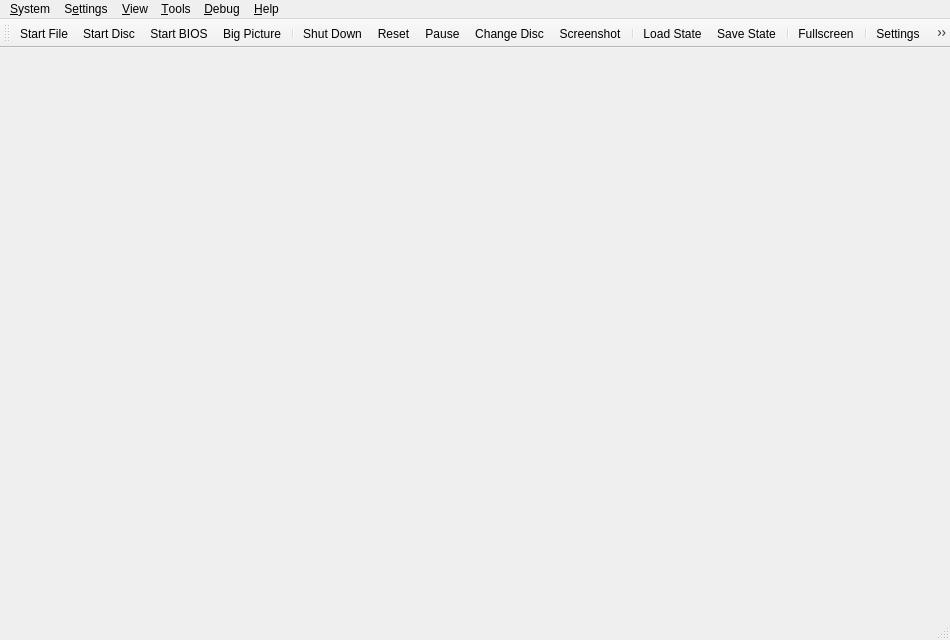
<?xml version="1.0" encoding="UTF-8"?>
<ui version="4.0">
 <class>MainWindow</class>
 <widget class="QMainWindow" name="MainWindow">
  <property name="geometry">
   <rect>
    <x>0</x>
    <y>0</y>
    <width>950</width>
    <height>640</height>
   </rect>
  </property>
  <property name="acceptDrops">
   <bool>true</bool>
  </property>
  <property name="windowTitle">
   <string>PCSX2</string>
  </property>
  <widget class="QStackedWidget" name="mainContainer" />
  <widget class="QMenuBar" name="menuBar">
   <property name="geometry">
    <rect>
     <x>0</x>
     <y>0</y>
     <width>950</width>
     <height>22</height>
    </rect>
   </property>
   <widget class="QMenu" name="menuSystem">
    <property name="title">
     <string>&amp;System</string>
    </property>
    <widget class="QMenu" name="menuChangeDisc">
     <property name="title">
      <string>Change Disc</string>
     </property>
     <property name="icon">
      <iconset theme="dvd-line">
       <normaloff>.</normaloff>.</iconset>
     </property>
     <actiongroup name="actionGroupChangeDiscSubImages"/>
     <addaction name="actionChangeDiscFromFile"/>
     <addaction name="actionChangeDiscFromDevice"/>
     <addaction name="actionChangeDiscFromGameList"/>
     <addaction name="actionRemoveDisc"/>
     <addaction name="separator"/>
    </widget>
    <widget class="QMenu" name="menuLoadState">
     <property name="title">
      <string>Load State</string>
     </property>
     <property name="icon">
      <iconset theme="folder-open-line">
       <normaloff>.</normaloff>.</iconset>
     </property>
    </widget>
    <widget class="QMenu" name="menuSaveState">
     <property name="title">
      <string>Save State</string>
     </property>
     <property name="icon">
      <iconset theme="save-3-line">
       <normaloff>.</normaloff>.</iconset>
     </property>
    </widget>
    <addaction name="actionStartFile"/>
    <addaction name="actionStartDisc"/>
    <addaction name="actionStartBios"/>
    <addaction name="actionStartFullscreenUI"/>
    <addaction name="separator"/>
    <addaction name="actionPowerOff"/>
    <addaction name="actionPowerOffWithoutSaving"/>
    <addaction name="actionReset"/>
    <addaction name="actionPause"/>
    <addaction name="menuChangeDisc"/>
    <addaction name="separator"/>
    <addaction name="actionScreenshot"/>
    <addaction name="separator"/>
    <addaction name="menuLoadState"/>
    <addaction name="menuSaveState"/>
    <addaction name="separator"/>
    <addaction name="actionSettings"/>
    <addaction name="actionExit"/>
   </widget>
   <widget class="QMenu" name="menuSettings">
    <property name="title">
     <string>S&amp;ettings</string>
    </property>
    <addaction name="actionInterfaceSettings"/>
    <addaction name="actionGameListSettings"/>
    <addaction name="actionBIOSSettings"/>
    <addaction name="actionEmulationSettings"/>
    <addaction name="actionSystemSettings"/>
    <addaction name="actionGraphicsSettings"/>
    <addaction name="actionAudioSettings"/>
    <addaction name="actionMemoryCardSettings"/>
    <addaction name="actionDEV9Settings"/>
    <addaction name="actionFolderSettings"/>
    <addaction name="actionControllerSettings"/>
    <addaction name="actionHotkeySettings"/>
    <addaction name="separator"/>
    <addaction name="actionAddGameDirectory"/>
    <addaction name="actionScanForNewGames"/>
    <addaction name="actionRescanAllGames"/>
   </widget>
   <widget class="QMenu" name="menuHelp">
    <property name="title">
     <string>&amp;Help</string>
    </property>
    <addaction name="actionGitHubRepository"/>
    <addaction name="actionSupportForums"/>
    <addaction name="actionDiscordServer"/>
    <addaction name="separator"/>
    <addaction name="actionCheckForUpdates"/>
    <addaction name="separator"/>
    <addaction name="actionAboutQt"/>
    <addaction name="actionAbout"/>
   </widget>
   <widget class="QMenu" name="menuDebug">
    <property name="title">
     <string>&amp;Debug</string>
    </property>
    <widget class="QMenu" name="menuDebugSwitchRenderer">
     <property name="title">
      <string>Switch Renderer</string>
     </property>
    </widget>
    <addaction name="separator"/>
    <addaction name="menuDebugSwitchRenderer"/>
    <addaction name="actionToggleSoftwareRendering"/>
    <addaction name="separator"/>
    <addaction name="actionSaveBlockDump"/>
    <addaction name="actionSaveGSDump"/>
    <addaction name="separator"/>
    <addaction name="actionReloadPatches"/>
    <addaction name="separator"/>
    <addaction name="actionEnableSystemConsole"/>
    <addaction name="actionEnableFileLogging"/>
    <addaction name="actionEnableVerboseLogging"/>
    <addaction name="actionEnableLogTimestamps"/>
    <addaction name="separator"/>
    <addaction name="actionEnableEEConsoleLogging"/>
    <addaction name="actionEnableIOPConsoleLogging"/>
    <addaction name="actionEnableCDVDVerboseReads"/>
   </widget>
   <widget class="QMenu" name="menu_View">
    <property name="title">
     <string>&amp;View</string>
    </property>
    <widget class="QMenu" name="menuWindowSize">
     <property name="title">
      <string>&amp;Window Size</string>
     </property>
     <property name="icon">
      <iconset theme="window-2-line">
       <normaloff>.</normaloff>.</iconset>
     </property>
    </widget>
    <addaction name="actionViewToolbar"/>
    <addaction name="actionViewLockToolbar"/>
    <addaction name="actionViewStatusBar"/>
    <addaction name="actionViewStatusBarVerbose"/>
    <addaction name="separator"/>
    <addaction name="actionViewGameList"/>
    <addaction name="actionViewGameGrid"/>
    <addaction name="actionViewSystemDisplay"/>
    <addaction name="actionViewGameProperties"/>
    <addaction name="separator"/>
    <addaction name="actionFullscreen"/>
    <addaction name="menuWindowSize"/>
    <addaction name="separator"/>
    <addaction name="actionGridViewShowTitles"/>
    <addaction name="actionGridViewZoomIn"/>
    <addaction name="actionGridViewZoomOut"/>
    <addaction name="actionGridViewRefreshCovers"/>
   </widget>
   <widget class="QMenu" name="menu_Tools">
    <property name="title">
     <string>&amp;Tools</string>
    </property>
    <widget class="QMenu" name="menuInput_Recording">
     <property name="title">
      <string>Input Recording</string>
     </property>
     <addaction name="actionInputRecNew"/>
     <addaction name="actionInputRecPlay"/>
     <addaction name="actionInputRecStop"/>
     <addaction name="separator"/>
     <addaction name="actionInputRecOpenViewer"/>
     <addaction name="actionInputRecOpenSettings"/>
     <addaction name="separator"/>
     <addaction name="actionInputRecConsoleLogs"/>
     <addaction name="actionInputRecControllerLogs"/>
    </widget>
    <addaction name="actionOpenDataDirectory"/>
    <addaction name="actionCoverDownloader"/>
    <addaction name="menuInput_Recording"/>
   </widget>
   <addaction name="menuSystem"/>
   <addaction name="menuSettings"/>
   <addaction name="menu_View"/>
   <addaction name="menu_Tools"/>
   <addaction name="menuDebug"/>
   <addaction name="menuHelp"/>
  </widget>
  <widget class="QToolBar" name="toolBar">
   <property name="visible">
    <bool>true</bool>
   </property>
   <property name="windowTitle">
    <string>Toolbar</string>
   </property>
   <property name="iconSize">
    <size>
     <width>32</width>
     <height>32</height>
    </size>
   </property>
   <property name="toolButtonStyle">
    <enum>Qt::ToolButtonTextUnderIcon</enum>
   </property>
   <attribute name="toolBarArea">
    <enum>TopToolBarArea</enum>
   </attribute>
   <attribute name="toolBarBreak">
    <bool>false</bool>
   </attribute>
   <addaction name="actionStartFile"/>
   <addaction name="actionStartDisc"/>
   <addaction name="actionStartBios"/>
   <addaction name="actionStartFullscreenUI2"/>
   <addaction name="separator"/>
   <addaction name="actionPowerOff"/>
   <addaction name="actionReset"/>
   <addaction name="actionPause"/>
   <addaction name="actionChangeDisc"/>
   <addaction name="actionScreenshot"/>
   <addaction name="separator"/>
   <addaction name="actionLoadState"/>
   <addaction name="actionSaveState"/>
   <addaction name="separator"/>
   <addaction name="actionFullscreen"/>
   <addaction name="separator"/>
   <addaction name="actionSettings"/>
   <addaction name="actionControllerSettings"/>
  </widget>
  <widget class="QStatusBar" name="statusBar"/>
  <action name="actionStartFile">
   <property name="icon">
    <iconset theme="file-line">
     <normaloff>.</normaloff>.</iconset>
   </property>
   <property name="text">
    <string>Start &amp;File...</string>
   </property>
  </action>
  <action name="actionStartDisc">
   <property name="icon">
    <iconset theme="disc-line">
     <normaloff>.</normaloff>.</iconset>
   </property>
   <property name="text">
    <string>Start &amp;Disc...</string>
   </property>
  </action>
  <action name="actionStartBios">
   <property name="icon">
    <iconset theme="hard-drive-2-line">
     <normaloff>.</normaloff>.</iconset>
   </property>
   <property name="text">
    <string>Start &amp;BIOS</string>
   </property>
  </action>
  <action name="actionScanForNewGames">
   <property name="icon">
    <iconset theme="file-search-line">
     <normaloff>.</normaloff>.</iconset>
   </property>
   <property name="text">
    <string>&amp;Scan For New Games</string>
   </property>
  </action>
  <action name="actionRescanAllGames">
   <property name="icon">
    <iconset theme="refresh-line">
     <normaloff>.</normaloff>.</iconset>
   </property>
   <property name="text">
    <string>&amp;Rescan All Games</string>
   </property>
  </action>
  <action name="actionPowerOff">
   <property name="icon">
    <iconset theme="shut-down-line">
     <normaloff>.</normaloff>.</iconset>
   </property>
   <property name="text">
    <string>Shut &amp;Down</string>
   </property>
  </action>
  <action name="actionPowerOffWithoutSaving">
   <property name="icon">
    <iconset theme="close-line">
     <normaloff>.</normaloff>.</iconset>
   </property>
   <property name="text">
    <string>Shut Down &amp;Without Saving</string>
   </property>
  </action>
  <action name="actionReset">
   <property name="icon">
    <iconset theme="restart-line">
     <normaloff>.</normaloff>.</iconset>
   </property>
   <property name="text">
    <string>&amp;Reset</string>
   </property>
  </action>
  <action name="actionPause">
   <property name="checkable">
    <bool>true</bool>
   </property>
   <property name="icon">
    <iconset theme="pause-line">
     <normaloff>.</normaloff>.</iconset>
   </property>
   <property name="text">
    <string>&amp;Pause</string>
   </property>
  </action>
  <action name="actionLoadState">
   <property name="icon">
    <iconset theme="folder-open-line">
     <normaloff>.</normaloff>.</iconset>
   </property>
   <property name="text">
    <string>&amp;Load State</string>
   </property>
  </action>
  <action name="actionSaveState">
   <property name="icon">
    <iconset theme="save-3-line">
     <normaloff>.</normaloff>.</iconset>
   </property>
   <property name="text">
    <string>&amp;Save State</string>
   </property>
  </action>
  <action name="actionExit">
   <property name="icon">
    <iconset theme="door-open-line">
     <normaloff>.</normaloff>.</iconset>
   </property>
   <property name="text">
    <string>E&amp;xit</string>
   </property>
  </action>
  <action name="actionBIOSSettings">
   <property name="icon">
    <iconset theme="hard-drive-2-line">
     <normaloff>.</normaloff>.</iconset>
   </property>
   <property name="text">
    <string>&amp;BIOS</string>
   </property>
  </action>
  <action name="actionSystemSettings">
   <property name="icon">
    <iconset theme="artboard-2-line">
     <normaloff>.</normaloff>.</iconset>
   </property>
   <property name="text">
    <string>System</string>
   </property>
  </action>
  <action name="actionEmulationSettings">
   <property name="icon">
    <iconset theme="dashboard-line">
     <normaloff>.</normaloff>.</iconset>
   </property>
   <property name="text">
    <string>Emulation</string>
   </property>
  </action>
  <action name="actionControllerSettings">
   <property name="icon">
    <iconset theme="gamepad-line">
     <normaloff>.</normaloff>.</iconset>
   </property>
   <property name="text">
    <string>&amp;Controllers</string>
   </property>
  </action>
  <action name="actionHotkeySettings">
   <property name="icon">
    <iconset theme="keyboard-line">
     <normaloff>.</normaloff>.</iconset>
   </property>
   <property name="text">
    <string>&amp;Hotkeys</string>
   </property>
  </action>
  <action name="actionGraphicsSettings">
   <property name="icon">
    <iconset theme="brush-line">
     <normaloff>.</normaloff>.</iconset>
   </property>
   <property name="text">
    <string>&amp;Graphics</string>
   </property>
  </action>
  <action name="actionPostProcessingSettings">
   <property name="text">
    <string>&amp;Post-Processing Settings...</string>
   </property>
  </action>
  <action name="actionFullscreen">
   <property name="icon">
    <iconset theme="fullscreen-line">
     <normaloff>.</normaloff>.</iconset>
   </property>
   <property name="text">
    <string>Fullscreen</string>
   </property>
  </action>
  <action name="actionResolution_Scale">
   <property name="text">
    <string>Resolution Scale</string>
   </property>
  </action>
  <action name="actionGitHubRepository">
   <property name="text">
    <string>&amp;GitHub Repository...</string>
   </property>
  </action>
  <action name="actionSupportForums">
   <property name="text">
    <string>Support &amp;Forums...</string>
   </property>
  </action>
  <action name="actionDiscordServer">
   <property name="text">
    <string>&amp;Discord Server...</string>
   </property>
  </action>
  <action name="actionCheckForUpdates">
   <property name="icon">
    <iconset theme="download-2-line">
     <normaloff>.</normaloff>.</iconset>
   </property>
   <property name="text">
    <string>Check for &amp;Updates...</string>
   </property>
  </action>
  <action name="actionAboutQt">
   <property name="icon">
    <iconset resource="resources/resources.qrc">
     <normaloff>:/icons/QT.png</normaloff>:/icons/QT.png</iconset>
   </property>
   <property name="text">
    <string>About &amp;Qt...</string>
   </property>
  </action>
  <action name="actionAbout">
   <property name="text">
    <string>&amp;About PCSX2...</string>
   </property>
  </action>
  <action name="actionChangeDisc">
   <property name="icon">
    <iconset theme="dvd-line">
     <normaloff>.</normaloff>.</iconset>
   </property>
   <property name="text">
    <string>Change Disc...</string>
   </property>
  </action>
  <action name="actionAudioSettings">
   <property name="icon">
    <iconset theme="volume-up-line">
     <normaloff>.</normaloff>.</iconset>
   </property>
   <property name="text">
    <string>&amp;Audio</string>
   </property>
  </action>
  <action name="actionGameListSettings">
   <property name="icon">
    <iconset theme="folder-settings-line">
     <normaloff>.</normaloff>.</iconset>
   </property>
   <property name="text">
    <string>Game List</string>
   </property>
  </action>
  <action name="actionInterfaceSettings">
   <property name="icon">
    <iconset theme="settings-3-line">
     <normaloff>.</normaloff>.</iconset>
   </property>
   <property name="text">
    <string>Interface</string>
   </property>
  </action>
  <action name="actionAddGameDirectory">
   <property name="icon">
    <iconset theme="folder-add-line">
     <normaloff>.</normaloff>.</iconset>
   </property>
   <property name="text">
    <string>Add Game Directory...</string>
   </property>
  </action>
  <action name="actionSettings">
   <property name="icon">
    <iconset theme="settings-3-line">
     <normaloff>.</normaloff>.</iconset>
   </property>
   <property name="text">
    <string>&amp;Settings...</string>
   </property>
   <property name="menuRole">
    <enum>QAction::PreferencesRole</enum>
   </property>
  </action>
  <action name="actionChangeDiscFromFile">
   <property name="text">
    <string>From File...</string>
   </property>
  </action>
  <action name="actionChangeDiscFromDevice">
   <property name="text">
    <string>From Device...</string>
   </property>
  </action>
  <action name="actionChangeDiscFromGameList">
   <property name="text">
    <string>From Game List...</string>
   </property>
  </action>
  <action name="actionRemoveDisc">
   <property name="text">
    <string>Remove Disc</string>
   </property>
  </action>
  <action name="actionGlobal_State">
   <property name="text">
    <string>Global State</string>
   </property>
  </action>
  <action name="actionScreenshot">
   <property name="icon">
    <iconset theme="screenshot-2-line">
     <normaloff>.</normaloff>.</iconset>
   </property>
   <property name="text">
    <string>&amp;Screenshot</string>
   </property>
  </action>
  <action name="actionMemoryCardSettings">
   <property name="icon">
    <iconset theme="sd-card-line">
     <normaloff>.</normaloff>.</iconset>
   </property>
   <property name="text">
    <string>&amp;Memory Cards</string>
   </property>
  </action>
  <action name="actionDEV9Settings">
   <property name="icon">
    <iconset theme="dashboard-line">
     <normaloff>.</normaloff>.</iconset>
   </property>
   <property name="text">
    <string>&amp;Network &amp;&amp; HDD</string>
   </property>
  </action>
  <action name="actionFolderSettings">
   <property name="icon">
    <iconset theme="folder-open-line">
     <normaloff>.</normaloff>.</iconset>
   </property>
   <property name="text">
    <string>&amp;Folders</string>
   </property>
  </action>
  <action name="actionViewToolbar">
   <property name="checkable">
    <bool>true</bool>
   </property>
   <property name="checked">
    <bool>true</bool>
   </property>
   <property name="text">
    <string>&amp;Toolbar</string>
   </property>
  </action>
  <action name="actionViewLockToolbar">
   <property name="checkable">
    <bool>true</bool>
   </property>
   <property name="checked">
    <bool>false</bool>
   </property>
   <property name="text">
    <string>Lock Toolbar</string>
   </property>
  </action>
  <action name="actionViewStatusBar">
   <property name="checkable">
    <bool>true</bool>
   </property>
   <property name="checked">
    <bool>true</bool>
   </property>
   <property name="text">
    <string>&amp;Status Bar</string>
   </property>
  </action>
  <action name="actionViewStatusBarVerbose">
   <property name="checkable">
    <bool>true</bool>
   </property>
   <property name="checked">
    <bool>true</bool>
   </property>
   <property name="text">
    <string>Verbose Status</string>
   </property>
  </action>
  <action name="actionViewGameList">
   <property name="icon">
    <iconset theme="list-check">
     <normaloff>.</normaloff>.</iconset>
   </property>
   <property name="text">
    <string>Game &amp;List</string>
   </property>
  </action>
  <action name="actionViewSystemDisplay">
   <property name="enabled">
    <bool>false</bool>
   </property>
   <property name="icon">
    <iconset theme="tv-2-line">
     <normaloff>.</normaloff>.</iconset>
   </property>
   <property name="text">
    <string>System &amp;Display</string>
   </property>
  </action>
  <action name="actionViewGameProperties">
   <property name="enabled">
    <bool>false</bool>
   </property>
   <property name="icon">
    <iconset theme="file-settings-line">
     <normaloff>.</normaloff>.</iconset>
   </property>
   <property name="text">
    <string>Game &amp;Properties</string>
   </property>
  </action>
  <action name="actionViewGameGrid">
   <property name="icon">
    <iconset theme="function-line">
     <normaloff>.</normaloff>.</iconset>
   </property>
   <property name="text">
    <string>Game &amp;Grid</string>
   </property>
  </action>
  <action name="actionGridViewShowTitles">
   <property name="checkable">
    <bool>true</bool>
   </property>
   <property name="checked">
    <bool>true</bool>
   </property>
   <property name="text">
    <string>Show Titles (Grid View)</string>
   </property>
  </action>
  <action name="actionGridViewZoomIn">
   <property name="text">
    <string>Zoom &amp;In (Grid View)</string>
   </property>
   <property name="shortcut">
    <string>Ctrl++</string>
   </property>
  </action>
  <action name="actionGridViewZoomOut">
   <property name="text">
    <string>Zoom &amp;Out (Grid View)</string>
   </property>
   <property name="shortcut">
    <string>Ctrl+-</string>
   </property>
  </action>
  <action name="actionGridViewRefreshCovers">
   <property name="text">
    <string>Refresh &amp;Covers (Grid View)</string>
   </property>
  </action>
  <action name="actionOpen_Memory_Card_Directory">
   <property name="text">
    <string>Open Memory Card Directory...</string>
   </property>
  </action>
  <action name="actionOpenDataDirectory">
   <property name="text">
    <string>Open Data Directory...</string>
   </property>
  </action>
  <action name="actionToggleSoftwareRendering">
   <property name="text">
    <string>Toggle Software Rendering</string>
   </property>
  </action>
  <action name="actionReloadPatches">
   <property name="text">
    <string>Reload Cheats/Patches</string>
   </property>
  </action>
  <action name="actionEnableSystemConsole">
   <property name="checkable">
    <bool>true</bool>
   </property>
   <property name="text">
    <string>Enable System Console</string>
   </property>
  </action>
  <action name="actionEnableVerboseLogging">
   <property name="checkable">
    <bool>true</bool>
   </property>
   <property name="text">
    <string>Enable Verbose Logging</string>
   </property>
  </action>
  <action name="actionEnableEEConsoleLogging">
   <property name="checkable">
    <bool>true</bool>
   </property>
   <property name="text">
    <string>Enable EE Console Logging</string>
   </property>
  </action>
  <action name="actionEnableIOPConsoleLogging">
   <property name="checkable">
    <bool>true</bool>
   </property>
   <property name="text">
    <string>Enable IOP Console Logging</string>
   </property>
  </action>
  <action name="actionSaveGSDump">
   <property name="text">
    <string>Save Single Frame GS Dump</string>
   </property>
  </action>
  <action name="actionInputRecNew">
   <property name="enabled">
    <bool>false</bool>
   </property>
   <property name="text">
    <string>New</string>
   </property>
  </action>
  <action name="actionInputRecPlay">
   <property name="enabled">
    <bool>false</bool>
   </property>
   <property name="text">
    <string>Play</string>
   </property>
  </action>
  <action name="actionInputRecStop">
   <property name="enabled">
    <bool>false</bool>
   </property>
   <property name="text">
    <string>Stop</string>
   </property>
  </action>
  <action name="actionInputRecOpenSettings">
   <property name="enabled">
    <bool>false</bool>
   </property>
   <property name="text">
    <string>Settings</string>
   </property>
  </action>
  <action name="actionRecording_Console_Logs">
   <property name="text">
    <string>Input Recording Logs</string>
   </property>
  </action>
  <action name="actionInputRecControllerLogs">
   <property name="checkable">
    <bool>true</bool>
   </property>
   <property name="text">
    <string>Controller Logs</string>
   </property>
  </action>
  <action name="actionInputRecConsoleLogs">
   <property name="checkable">
    <bool>true</bool>
   </property>
   <property name="text">
    <string>Input Recording Logs</string>
   </property>
  </action>
  <action name="actionEnableFileLogging">
   <property name="checkable">
    <bool>true</bool>
   </property>
   <property name="text">
    <string>Enable &amp;File Logging</string>
   </property>
  </action>
  <action name="actionEnableCDVDVerboseReads">
   <property name="checkable">
    <bool>true</bool>
   </property>
   <property name="text">
    <string>Enable CDVD Read Logging</string>
   </property>
  </action>
  <action name="actionSaveBlockDump">
   <property name="checkable">
    <bool>true</bool>
   </property>
   <property name="text">
    <string>Save CDVD Block Dump</string>
   </property>
  </action>
  <action name="actionEnableLogTimestamps">
   <property name="checkable">
    <bool>true</bool>
   </property>
   <property name="text">
    <string>Enable Log Timestamps</string>
   </property>
  </action>
  <action name="actionStartFullscreenUI">
   <property name="icon">
    <iconset theme="tv-2-line">
     <normaloff>.</normaloff>.</iconset>
   </property>
   <property name="text">
    <string>Start Big Picture Mode</string>
   </property>
  </action>
  <action name="actionStartFullscreenUI2">
   <property name="icon">
    <iconset theme="tv-2-line">
     <normaloff>.</normaloff>.</iconset>
   </property>
   <property name="text">
    <string>Big Picture</string>
   </property>
  </action>
  <action name="actionCoverDownloader">
   <property name="text">
    <string>Cover Downloader...</string>
   </property>
  </action>
  <action name="actionInputRecOpenViewer">
   <property name="text">
    <string>Recording Viewer</string>
   </property>
  </action>
 </widget>
 <resources>
  <include location="resources/resources.qrc"/>
 </resources>
 <connections/>
</ui>
